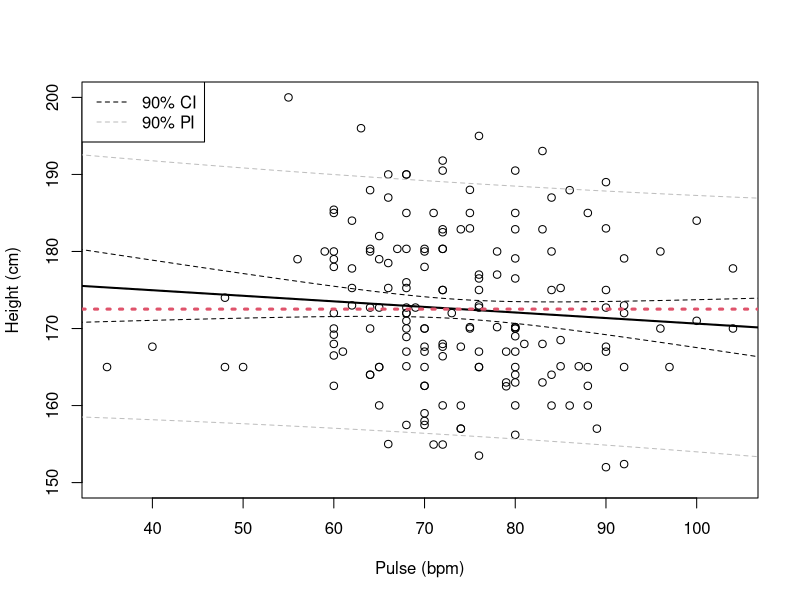
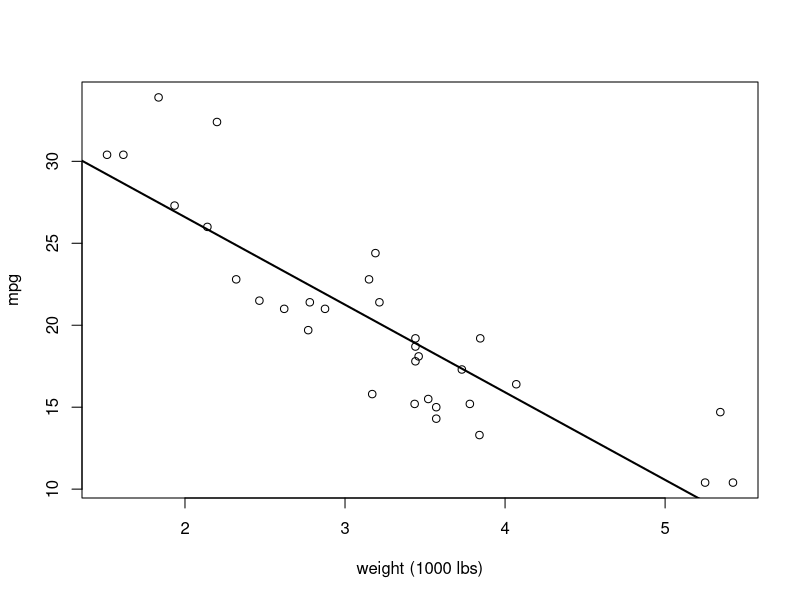
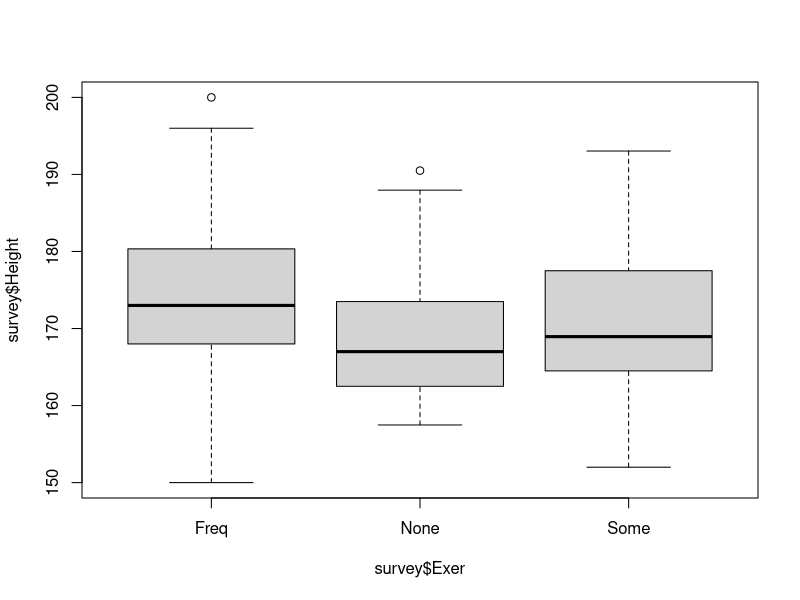
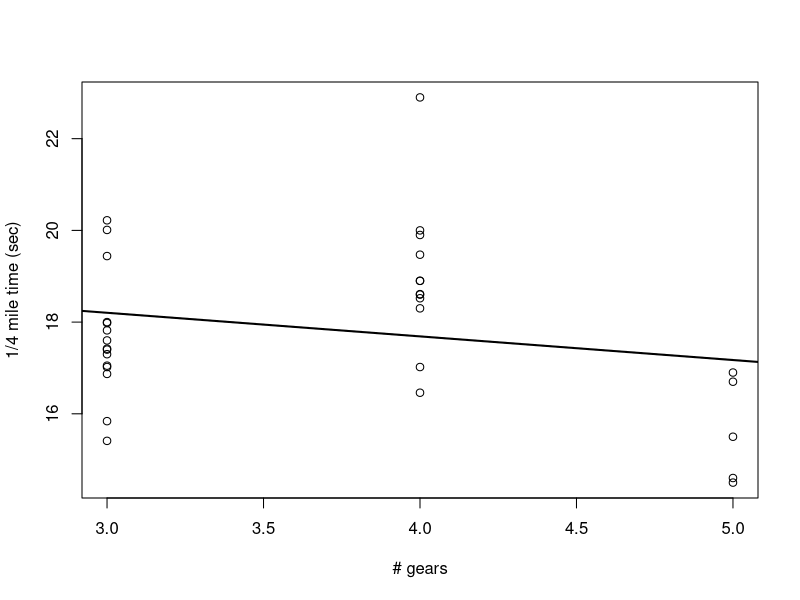
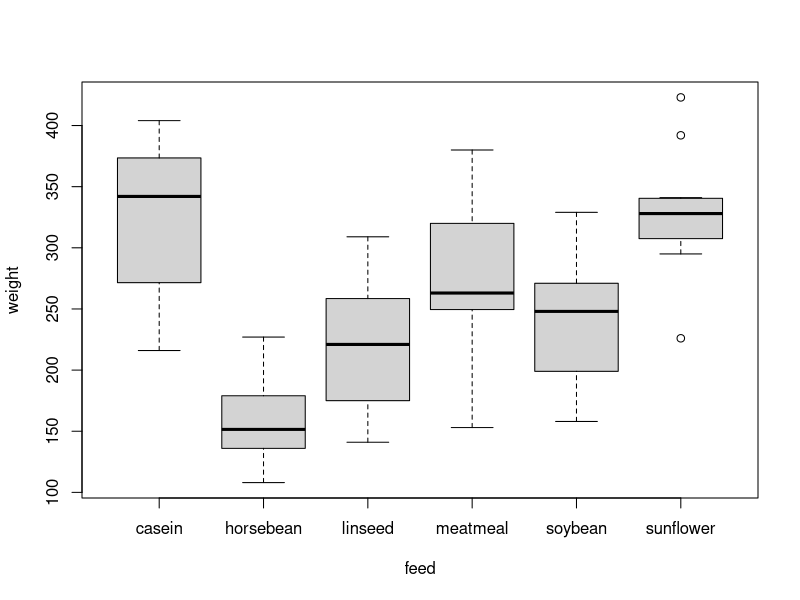

The R source for these figures, in order:
# 20.1
library("MASS")
?survey
summary(survey)

survfit <- lm(Height~Wr.Hnd, data = survey)
summary(survfit)

xvals <- data.frame(Wr.Hnd = c(12, 15.2, 17, 19))
predict(survfit, newdata = xvals, interval = "confidence", level = 0.99)

# skip b

survfit <- lm(Height~Pulse, data = survey)
plot(survey$Height~survey$Pulse,
     xlab = "Pulse (bpm)", ylab = "Height (cm)")
abline(survfit, lwd = 2)

summary(survfit) # no evidence to reject H0
confint(survfit, level = 0.90)

xseq <- data.frame(Pulse = seq(30, 110, length = 100))
survfit.ci <- predict(survfit, newdata = xseq,
                      interval = "confidence", level = 0.90)
survfit.pi <- predict(survfit, newdata = xseq,
                      interval = "prediction", level = 0.90)
lines(xseq[,1], survfit.ci[,2], lty = 2) 
lines(xseq[,1], survfit.ci[,3], lty = 2)
lines(xseq[,1], survfit.pi[,2], lty = 2, col = "grey")
lines(xseq[,1], survfit.pi[,3], lty = 2, col = "grey")
legend("topleft", legend = c("90% CI", "90% PI"),
       lty = 2, col = c("black", "grey"))

incomplete.obs <- which(is.na(survey$Height) | is.na(survey$Pulse))
abline(h = mean(survey$Height[-incomplete.obs]), col = 2, lty = 3, lwd = 3)

data("mtcars")
?mtcars
summary(mtcars)

plot(mtcars$mpg~mtcars$wt, ylab = "mpg", xlab = "weight (1000 lbs)")
carfit <- lm(mpg~wt, data = mtcars)
abline(carfit, lwd = 2)

summary(carfit)
# mpg = 37.2851 + (-5.3445 * wt)

predict(carfit, newdata = data.frame(wt = 6),
        interval = "confidence", level = 0.95)
predict(carfit, newdata = data.frame(wt = 6),
        interval = "prediction", level = 0.95)
# 6,000 is outside of the existing data

# 20.2
library("MASS")
?survey
summary(survey)

boxplot(survey$Height~survey$Exer)

survfit <- lm(Height~Exer, data = survey)
summary(survfit)
# it seems that those who exercise less are shorter

predict(survfit, interval = "prediction", level = 0.95,
        newdata = data.frame(Exer = factor(c("Freq", "Some", "None"))))

summary(aov(Height~Exer, data = survey))
# same as lm

none.first <- relevel(survey$Exer, ref = "None")
levels(none.first)
summary(aov(Height~none.first, data = survey)) # no difference

?mtcars
summary(mtcars)

carfit <- lm(qsec~gear, data = mtcars)
summary(carfit) # no evidence

carfit2 <- lm(qsec~factor(gear), data = mtcars)
summary(carfit2) # evidence, 4 gears seems to be the best

plot(mtcars$qsec~mtcars$gear, xlab = "# gears", ylab = "1/4 mile time (sec)")
abline(carfit, lwd = 2) # model is not explained by a straight line

?chickwts
summary(chickwts)
plot(chickwts$weight~chickwts$feed, xlab = "feed", ylab = "weight")

chickfit <- lm(weight~feed, data = chickwts)
summary(chickfit)

fit <- function(level) {
  return (
    predict(chickfit,  level = level, interval = "prediction",
        newdata = data.frame(feed = factor(c("casein", "soybean", "sunflower"))))
  )
}
fit(0.01)
fit(0.50)
fit(0.90)
fit(0.95)
fit(0.99)
fit(0.99999)

confint(chickfit)
